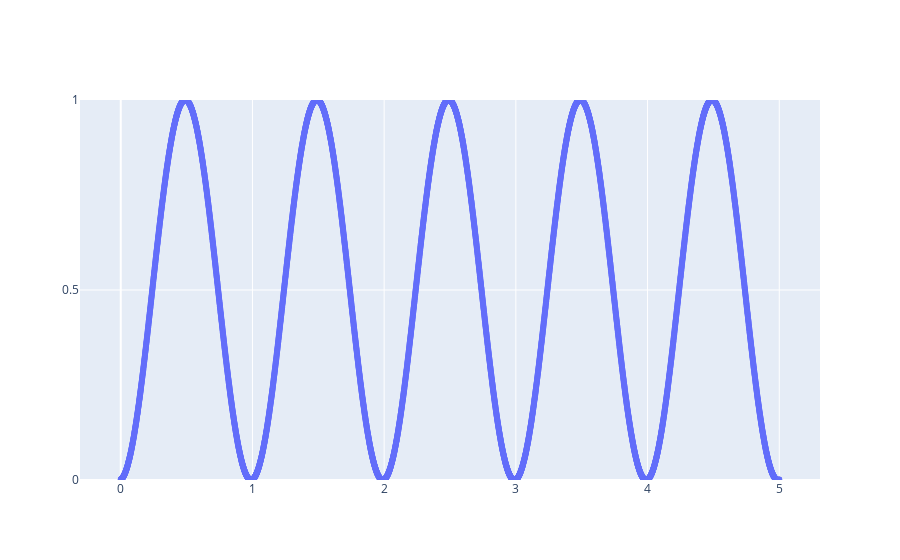

Notebook source saved alongside this figure:
### Code cell
# |0> probability
fig = go.Figure()

fig.add_trace(go.Scatter(x=nddata[:, 0], y=nddata[:, 1], mode='markers'))

fig.update_yaxes(
    range=[0, 1.0],
    dtick=0.5,
)

fig.show()

### Figure 1 — Plotly figure (JSON) as saved in the notebook; plotly's stock layout.template omitted (floating-point values rounded to 4 significant figures; data arrays with more than 128 entries replaced by an {"elided": "..."} marker saying what was removed)
{"data": [{"mode": "markers", "type": "scatter", "x": {"elided": "5001 float values"}, "y": {"elided": "5001 float values"}}], "layout": {"yaxis": {"dtick": 0.5, "range": [0, 1]}}}
